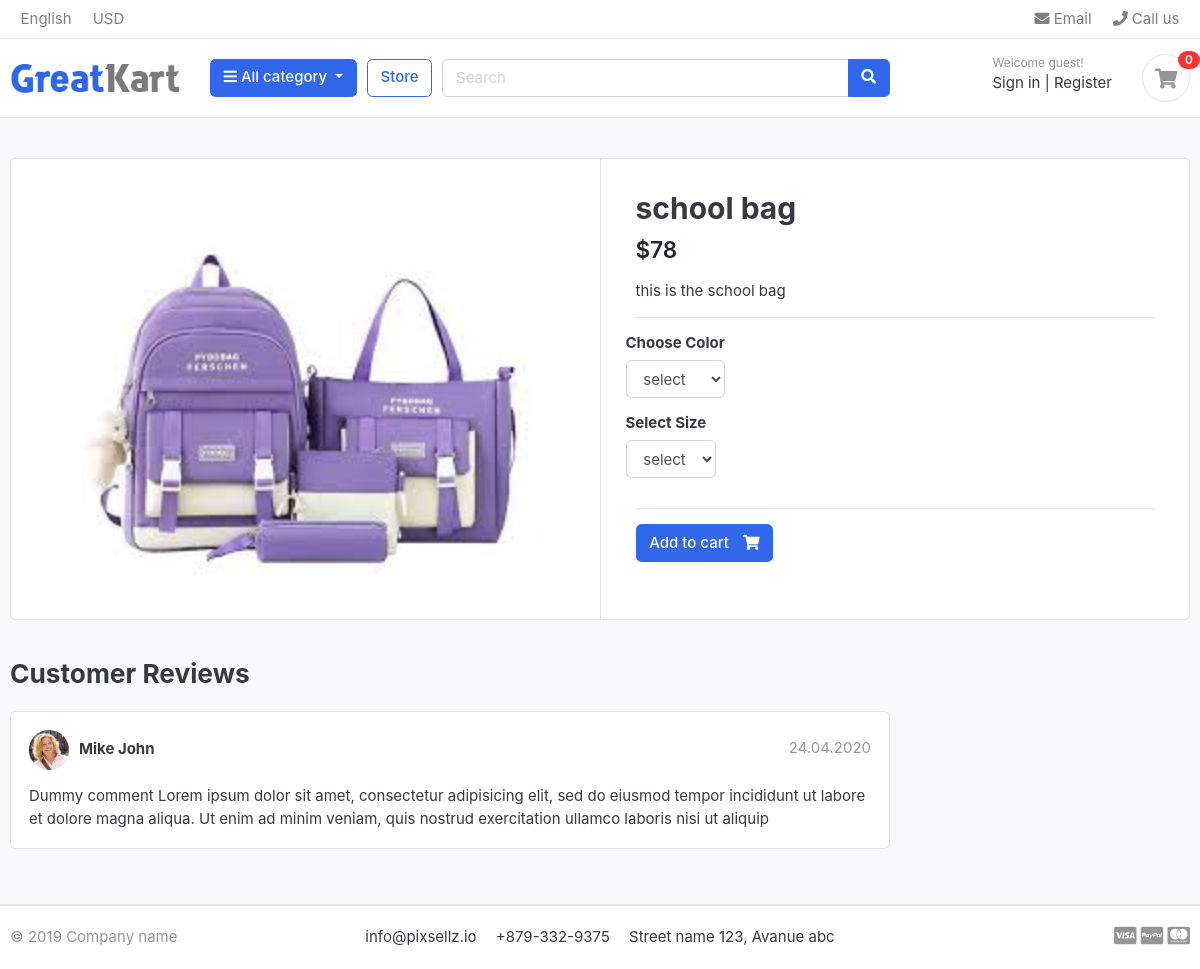
Page /store/category/bags/school-bag/ on the committed database.
### store/models.py (models this page shows, shortened)
class Product(models.Model):
    product_name=models.CharField(max_length=200,unique=True)
    slug=models.SlugField(max_length=255,unique=True)
    description=models.TextField(max_length=500,blank=True)
    price=models.IntegerField()
    image=models.ImageField(upload_to='products')
    stock=models.IntegerField()
    is_available=models.BooleanField(default=True)
    category=models.ForeignKey(Category,on_delete=models.CASCADE)
    created_date=models.DateTimeField(auto_now_add=True)
    modified_date=models.DateTimeField(auto_now_add=True)

### store/views.py (the view)
# urls.py: path('category/<slug:category_slug>/<slug:product_slug>/', views.product_detail, name='product_detail'),
def product_detail(request,category_slug,product_slug):
    try:
        single_product=Product.objects.get(category__slug=category_slug,slug=product_slug)
        in_cart=CartItem.objects.filter(cart__cart_id=_cart_id(request),product=single_product).exists
    except Exception as e:
        raise e
    context={
        'single_product':single_product,
        'in_cart':in_cart,
    }
    return render(request,'product_detail.html',context)

### carts/context_processor.py (called while the page is built)
def counter(request):
    cart_count=0
    if 'admin' in request.path:
        return{}
    else:
        try:
            cart=Cart.objects.filter(cart_id=_cart_id(request))
            cart_items=CartItem.objects.all().filter(cart=cart[:1])
            for cart_item in cart_items:
                cart_count+=cart_item.quantity
        except Cart.DoesNotExist:
            cart_count=0
    return dict(cart_count=cart_count)

### carts/views.py (called while the page is built)
def _cart_id(request):  # _private function
    cart = request.session.session_key
    if not cart:
        cart = request.session.create()
    return cart

### category/context_processor.py (called while the page is built)
def menu_links(request):
    links=Category.objects.all()
    return dict(links=links)

### category/models.py (called while the page is built)
    def get_url(self):
        return reverse('products_by_category',args=[self.slug])

### store/models.py (called while the page is built)
    def colors(self):
        return super(VariationManager,self).filter(variation_category='color',is_active=True)

    def sizes(self):
        return super(VariationManager,self).filter(variation_category='size',is_active=True)

### store/templates/product_detail.html (shortened to what this page needs)
{% extends 'base.html'%}
{% load static %}
{% block content %}
<section class="section-content padding-y bg">
<div class="container">
<div class="card">
	<div class="row no-gutters">
		<aside class="col-md-6">
<article class="gallery-wrap">
	<div class="img-big-wrap">
	   <a href="#"><img src="{{single_product.image.url}}"></a>
	</div>
</article>
		</aside>
		<main class="col-md-6 border-left">
			<form action="{% url 'add_cart' single_product.id %}" method="POST">
<article class="content-body">
<h2 class="title">{{single_product.product_name}}</h2>
<div class="mb-3">
	<var class="price h4">${{single_product.price}}</var>
</div>
<p>{{single_product.description}}</p>
<hr>
	<div class="row">
		<div class="item-option-select">
			<h6>Choose Color</h6>
			<select name="color" class="form-control"  required>
				<option value="" disabled selected>select</option>
			</select>
		</div>
	</div>
	<div class="row">
		<div class="item-option-select">
			<h6>Select Size</h6>
			<select name="size" class="form-control" >
				<option value="" disabled selected>select</option>
			</select>
		</div>
	</div>
	<hr>
    {% if single_product.stock <= 0 %}
    <h5 class='text-danger'>Out of stock </h5>
	{% else %}
        <button type="submit" class="btn  btn-primary"> <span class="text">Add to cart</span> <i class="fas fa-shopping-cart"></i>  </button>
    {% endif %}
</article>
</form>
		</main>
	</div>
</div>
<br>
<div class="row">
			<div class="col-md-9">
	<header class="section-heading">
		<h3>Customer Reviews </h3>
	</header>
	<article class="box mb-3">
		<div class="icontext w-100">
			<img src="{% static './images/avatars/avatar1.jpg'%}" class="img-xs icon rounded-circle">
			<div class="text">
				<span class="date text-muted float-md-right">24.04.2020 </span>
				<h6 class="mb-1">Mike John </h6>
			</div>
		</div>
		<div class="mt-3">
			<p>
				Dummy comment Lorem ipsum dolor sit amet, consectetur adipisicing elit, sed do eiusmod
				tempor incididunt ut labore et dolore magna aliqua. Ut enim ad minim veniam,
				quis nostrud exercitation ullamco laboris nisi ut aliquip
			</p>
		</div>
	</article>
	</div>
</div>
</div>
</section>
{% endblock %}

### store/static/css/ui.css (style rules this page uses)
html { font-family: "Inter", sans-serif; font-size: 15px; }
.content-body { flex: 1 1 auto; padding: 2rem 2.3rem; }
.img-xs, .img-sm, .img-md, .img-lg { -o-object-fit: cover; object-fit: cover; flex-shrink: 0; flex-grow: 0; }
.img-xs { width: 40px; height: 40px; }
.padding-y { padding-top: 40px; padding-bottom: 40px; }
var { font-style: normal; }
article:after, .form-group:after { display: block; clear: both; content: ""; }
.bg { background-color: #f8f9fa; }
.section-heading { margin-bottom: 20px; margin-top: 15px; }
p:last-child { margin-bottom: 0; }
.btn .text + i { margin-left: 10px; }
.icontext { display: inline-flex; align-items: center; vertical-align: middle; }
.icontext .text { width: 100%; line-height: 1.2; }
.icontext .icon { position: relative; margin-right: 10px; flex-shrink: 0; flex-grow: 0; }
.price { font-weight: 600; color: #212529; }
.box { padding: 18px; background: #fff; border-radius: 0.37rem; border: 1px solid #e4e4e4; }
.box img { max-width: 100%; }
.gallery-wrap .img-big-wrap { margin-bottom: 10px; border-radius: 0.37rem; overflow: hidden; background-color: #fff; }
.gallery-wrap .img-big-wrap a { text-align: center; display: block; }
.gallery-wrap .img-big-wrap img { height: 450px; width: auto; display: inline-block; }
.item-option-select { margin-bottom: 1rem; display: inline-block; margin-right: 15px; }

### rows in the picture
Product: image (picture), product_name "school bag", price "78", description "this is the school bag"

### other values in the picture
{{ cart_count }} "0"
